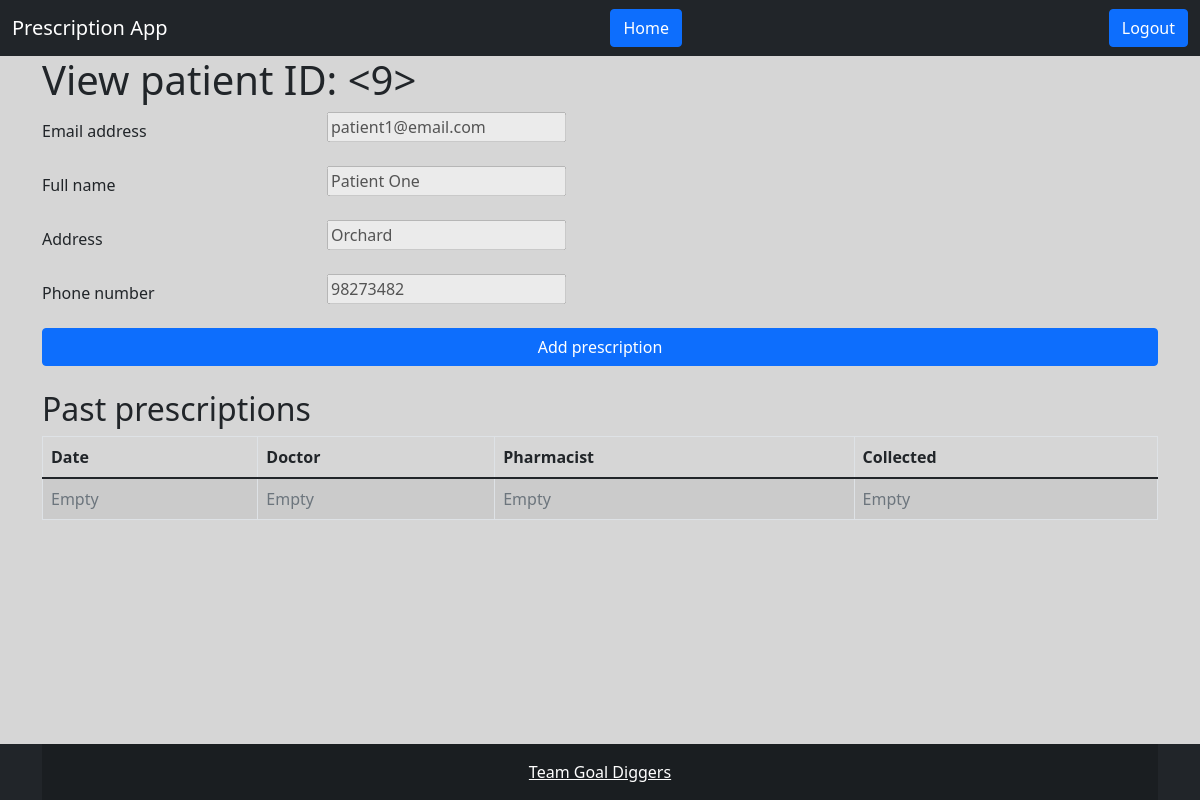
Page /user/view_patient/9/ (signed in) on the earlier database version.
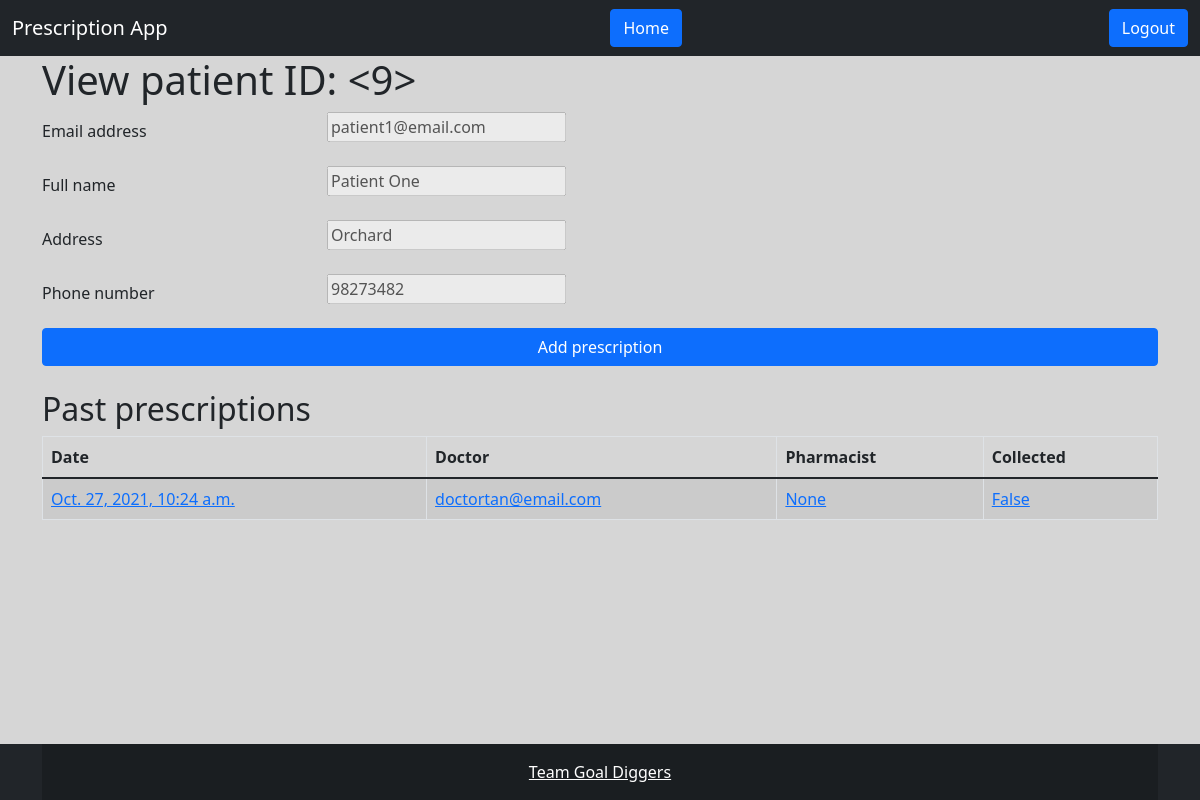
Same page on the later database version.
### Prescriptions/models.py (models this page shows, shortened)
class Prescription(models.Model):
    date = models.DateTimeField(default=datetime.datetime.now)
    doctor = models.ForeignKey(CustomUser, on_delete=models.DO_NOTHING, related_name='doctor')
    pharmacist = models.ForeignKey(CustomUser, on_delete=models.DO_NOTHING, related_name='pharmacist', blank=True, null=True)
    patient = models.ForeignKey(CustomUser, on_delete=models.DO_NOTHING, related_name='patient')
    collected = models.BooleanField(default=False)

### Accounts/models.py (models this page shows, shortened)
class CustomUser(AbstractBaseUser, PermissionsMixin):
    email = models.EmailField("email address", unique=True)
    is_staff = models.BooleanField(default=False)
    is_active = models.BooleanField(default=True)
    user_type = models.CharField(max_length=20, choices=USER_TYPES, default='patient')
    full_name = models.CharField(max_length=200)
    phone_number = models.CharField(max_length=10, unique=True)
    address = models.CharField(max_length=200)
    USERNAME_FIELD = "email"
    REQUIRED_FIELDS = []
    objects = CustomUserManager()
    class Meta:
        verbose_name = 'User'
        verbose_name_plural = 'Users'
    def __str__(self):
        return self.email

### PrescriptionApp/views.py (the view)
# urls.py: path('user/view_patient/<int:pk>/', views.ViewPatient.as_view(), name='view_patient'),
class ViewPatient(LoginRequiredMixin, UpdateView):
	login_url = '/login/'
	model = CustomUser
	form_class = ViewUserForm
	template_name = 'doctor/view_patient.html'
	def get(self, request, *args, **kwargs):
		if request.user.is_authenticated:
			if request.user.user_type != 'doctor':
				print('user is not doctor')
				return redirect('home')
		return super().get(request, *args, **kwargs)
	def get_object(self, queryset=None):
		if queryset is None:
			queryset = self.get_queryset()
		pk = self.kwargs.get(self.pk_url_kwarg)
		queryset = queryset.filter(pk=pk)
		try:
			obj = queryset.get()
		except queryset.model.DoesNotExist:
			return HttpResponse("No CustomUser found matching the query")
		return obj
	def get_context_data(self, **kwargs):
		context = super(ViewPatient, self).get_context_data(**kwargs)
		pk = self.kwargs.get(self.pk_url_kwarg)
		prescriptions = Prescription.objects.filter(patient_id=pk)
		context['items'] = []
		for item in prescriptions:
			context['items'].append([
				item.id,
				[
					item.date,
					item.doctor,
					item.pharmacist,
					item.collected
				]
			])
		context['titles'] = [
			'Date',
			'Doctor',
			'Pharmacist',
			'Collected',
		]
		return context

### Accounts/forms.py
class ViewUserForm(UserChangeForm):
    class Meta:
        model = CustomUser
        fields = ["user_type", "email", "full_name", "phone_number", "address", ]
    user_type = forms.ChoiceField(choices=USER_TYPES, disabled=True)
    email = forms.EmailField(label="Email address", disabled=True)
    full_name = forms.CharField(disabled=True)
    phone_number = forms.CharField(disabled=True)
    address = forms.CharField(disabled=True)

### templates/doctor/view_patient.html (shortened to what this page needs)
{% extends 'non_home.html' %}
{% block content %}
  <div class="container">
    <h1>View patient ID: &lt;{{ object.id }}&gt;</h1>
    {% include 'field_and_label.html' with id='patient_email'        label=form.email.label         field=form.email        disabled='disabled' %}
    {% include 'field_and_label.html' with id='patient_full_name'    label=form.full_name.label     field=form.full_name    disabled='disabled' %}
    {% include 'field_and_label.html' with id='patient_address'      label=form.address.label       field=form.address      disabled='disabled' %}
    {% include 'field_and_label.html' with id='patient_phone_number' label=form.phone_number.label  field=form.phone_number disabled='disabled' %}
    <div class="d-grid" style="display: inline-block; text-align: right;">
      <a href="{% url 'prescribe' pk=object.id %}" class="btn btn-primary">
        Add prescription
      </a>
    </div>
    <br>
    <h2>Past prescriptions</h2>
    {% include 'data_table.html' with link='view_prescription' pk=object.id %}
  </div>
{% endblock %}

### templates/data_table.html
<div class="table-responsive">
  <table class="table table-striped table-bordered table-hover" id="user_table">
    <thead class="thead-dark">
      <tr>
        {% for title in titles %}
          <th scope="col" class="th-clickable">{{ title }}</th>
        {% endfor %}
      </tr>
    </thead>
    {% for item_id, item in items %}
      <tr>
        {% for data in item %}
          {% if link %}
            <td><a href="{% url link pk=item_id %}">{{ data }}</a></td>
          {% else %}
            <td>{{ data }}</td>
          {% endif %}
        {% endfor %}
      </tr>
      {% empty %}
      <tr>
        {% for _ in titles %}
          <td class="text-muted">Empty</td>
        {% endfor %}
      </tr>
    {% endfor %}
  </table>
</div>

Differences in the rows shown:
now on this page (row edited): CustomUser: email "doctortan@email.com", item "None" "False"
added Prescription: item "Oct. 27, 2021, 10:24 a.m."
Other differences:
list line gone: "Empty"
